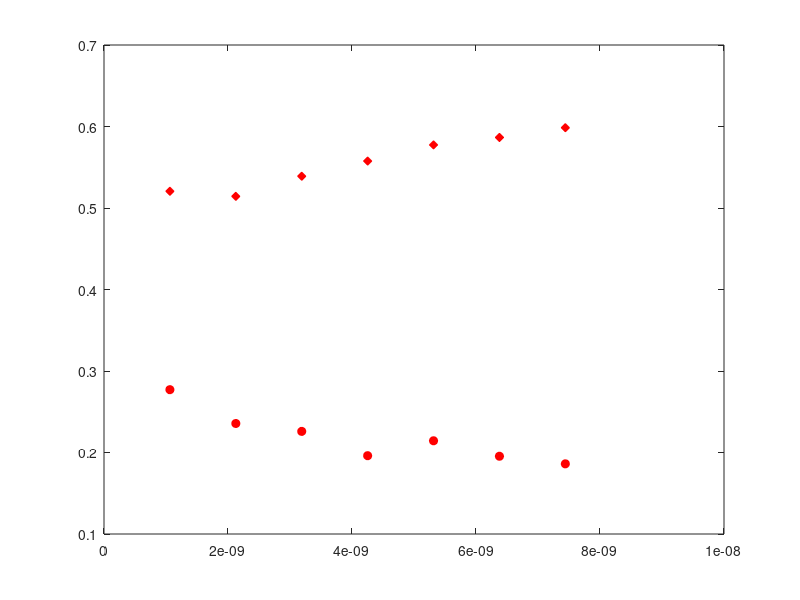

This chart was generated by the following MATLAB code: (Note: this script raises an error after producing the figure.)
clear
NMD.x0.LJ.eps = 1.67E-21;              
NMD.x0.LJ.sigma = 3.4E-10;
NMD.x0.LJ.mass = 6.6326E-26;
NMD.x0.LJ.tau = sqrt((NMD.x0.LJ.mass*(NMD.x0.LJ.sigma)^2)/NMD.x0.LJ.eps);
kb = 1.3806E-23; 

nmddat=load('periodvL_update.dat');
nmddat(1,:)=nmddat(1,:).*NMD.x0.LJ.sigma

%plot(nmddat(1,:),nmddat(2,:),'ro','MarkerFaceColor','r');
%hold on
plot(nmddat(1,:),nmddat(3,:),'ro','MarkerFaceColor','r');

%plot(nmddat(1,:),nmddat(4,:),'ro','MarkerFaceColor','r');
hold on
plot(nmddat(1,:),nmddat(5,:),'rd','MarkerFaceColor','r');
%plot(nmddat(1,:),nmddat(8,:),'gd','MarkerFaceColor','g');

%errorbar(nmddat(1,:),nmddat(2,:),0.10*nmddat(2,:),'ro','MarkerFaceColor','r')
%hold on
%errorbar(nmddat(1,:),nmddat(3,:),0.06*nmddat(3,:),'rd','MarkerFaceColor','r')

period=[2,4,6,8,10,12,14];
bulk1=1.2;
bulk3=3^(-0.5)*bulk1;
halfalat = 0.78161;

CP_GK=zeros(2,length(period));
IP_GK=zeros(2,length(period));

for i=1:1:length(period)
    str_cp=strcat(num2str(period(i)),'p_CP_GK.dat')
    str_ip=strcat(num2str(period(i)),'p_IP_GK.dat')
    cp=load(str_cp);
    ip=load(str_ip);
    CP_GK(1,i)=mean(cp(:,1))
    CP_GK(2,i)=std(cp(:,1))
    IP_GK(1,i)=mean(ip(:,1))
    IP_GK(2,i)=std(ip(:,1))
    IP_diff(i)=(period(i)*halfalat*bulk1+period(i)*halfalat*bulk3)...
        /(period(i)*halfalat+period(i)*halfalat);
    CP_diff(i)=(period(i)*halfalat+period(i)*halfalat)...
        /(period(i)*halfalat*1/bulk1+period(i)*halfalat*1/bulk3);
    k_avg(i)=(bulk1+bulk3)/2
end

errorbar(nmddat(1,:),CP_GK(1,:),CP_GK(2,:),'bo');
errorbar(nmddat(1,:),IP_GK(1,:),IP_GK(2,:),'bd');
plot(nmddat(1,:),IP_diff,'-.g','LineWidth',1.5);
plot(nmddat(1,:),CP_diff,'--g','LineWidth',1.5);
%plot(nmddat(1,:),k_avg,'--b','LineWidth',1);
%plot(nmddat(1,:),nmddat(8,:),'kd','MarkerFaceColor','k');
plot(nmddat(1,:),nmddat(10,:),'g','LineWidth',1.5);

ylim([0 1])
xlim([0 10E-9])

hleg1=legend('Cross-Plane NMD','In-Plane NMD','Cross-Plane GK','In-Plane GK');
legend('boxoff','Location','NorthEastOutside')
xlabel('Period Length $$[m]$$','interpreter','latex','FontSize',14);
ylabel('Thermal Conductivity $$[W m^{-1} K^{-1}]$$','interpreter','latex','FontSize',14)

set(gca, ...
  'Box'         , 'on'     , ...
  'TickDir'     , 'in'     , ...
  'TickLength'  , [.02 .02] , ...
  'XMinorTick'  , 'on'      , ...
  'YMinorTick'  , 'on'      , ...
  'YGrid'       , 'on'      , ...
  'XColor'      , [.3 .3 .3], ...
  'YColor'      , [.3 .3 .3], ...
  'LineWidth'   , 1         );

set(gcf, 'PaperPositionMode', 'auto');
print -depsc2 KvL.eps


hold off
